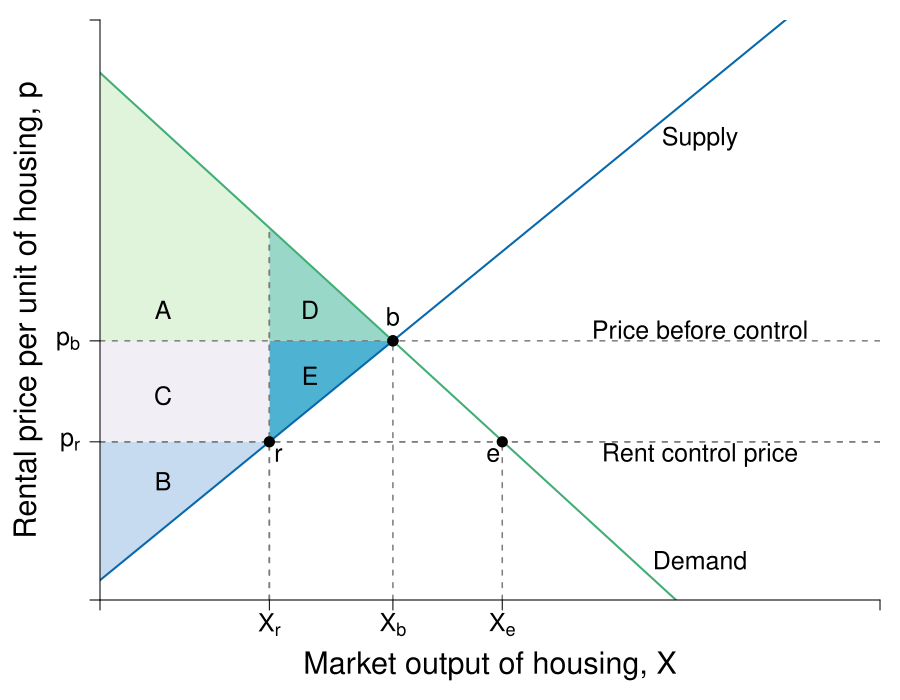

Recreate this plot in R.
require(shape)
pdf(file = "public_mechanism/landlord_rc.pdf", width = 9, height = 7)

# Set parameters for graphics
axislabelsize <- 1.8
labelsize <- 1.5
namesize <- 1.8
annotatesize <- 1.5
graphlinewidth <- 2
segmentlinewidth <- 1.5

COL <- c("#7fc97f", "#beaed4", "#fdc086", "#ffff99", "#386cb0", "#f0027f", "#bf5b17", "#666666")
COLA <- c("#e0f3db", "#99d8c9","#66c2a4","#41ae76", "#238b45", "#005824")
COLB <- c("#c6dbef", "#4eb3d3", "#2b8cbe", "#0868ac","#084081")
COLC <- c("#fcfbfd", "#efedf5", "#dadaeb", "#bcbddc", "#9e9ac8", "#807dba", "#6a51a3", "#54278f", "#3f007d")
grays <- gray.colors(25, start = 1, end = 0, alpha = 1)

par(mar =  c(5, 5, 1, 1))

Demand <- function(x, rmax = 20, xmax = 12, n = 8) {
  rmax - (rmax/(n*xmax))*x
}

mrsA <- function(x, rmax = 20, xmax = 10) {
  rmax - (rmax/xmax)*x
}

#uA <- function(x, y, rmax, rmax = 20, xmax = 10) {
#  y + rmax*x - (1/2)(rmax/xmax)*x^2
#}


Supply <- function(x, c1 = 0.75, c2 = 0.0465){
  c1 + 4*c2*x
}

xlims <- c(0, 130)
ylims <- c(0, 22)

npts <- 501 
x <- seq(xlims[1], xlims[2], length.out = npts)
y <- seq(ylims[1], ylims[2], length.out = npts) 
a <- c(46.08, 55, 64)
b <- c(46.08, 55, 64)

plot(0, 0, xlim = xlims, ylim = ylims, type = "n",
     xlab = expression(paste("")),
     ylab = expression(paste("")), 
     xaxt = "n", 
     yaxt = "n", 
     cex.lab = axislabelsize, 
     bty = "n",
     xaxs = "i", 
     yaxs = "i")


ticksy <- c(0, 6, 9.83, ylims[2])
ylabels <- c(NA, expression(paste(p[r])), expression(paste(p[b])), NA)
ticksx <- c(0, 28.226, 48.817, 48.817 +18.226, xlims[2])
xlabels <- c(NA, expression(paste(X[r])), expression(paste(X[b])), expression(paste(X[e])), NA)


npts <- 500 
xx1 <- seq(xlims[1], xlims[2], length.out = npts)

#Draw the polygon for landlord surplus
xpoly1 <- c(0, 28.226, 0, 0)
ypoly1 <- c(0.75, 6, 6, 0.75)
polygon(x = xpoly1, y = ypoly1, col=COLB[1], density=NULL, border = NA)

#Draw the polygon for renter surplus
xpoly2 <- c(0, 0, 28.226, 28.226)
ypoly2 <- c(6, 20, 14.1196, 6)
polygon(x = xpoly2, y = ypoly2, col=COLA[1], density=NULL, border = NA)

#Draw the polygon for renter loss
xpoly3 <- c(28.226, 28.226, 48.817)
ypoly3 <- c( 9.83, 14.1196, 9.83)
polygon(x = xpoly3, y = ypoly3, col=COLA[2], density=NULL, border = NA)

#Draw the polygon for LL loss
xpoly4 <- c(28.226, 28.226, 48.817)
ypoly4 <- c(6, 9.83, 9.83)
polygon(x = xpoly4, y = ypoly4, col=COLB[2], density=NULL, border = NA)

#Label point b
points(48.817, 9.83, pch = 16, col = "black", cex = 1.5)
text(48.817, 10.75, expression(paste(b)), xpd = TRUE, cex = labelsize)


# CHANGE THIS COLOR

# Draw now renters surplus
xpoly5 <- c(0, 0, 28.226, 28.226)
ypoly5 <- c(9.83, 6, 6, 9.83)
polygon(x = xpoly5, y = ypoly5, col= "#f1eef6", density=NULL, border = NA)

#text(51, 5.5, expression(paste("Landlord Surplus Lost")), xpd = TRUE, cex = labelsize) 

#Segments
segments(0, 9.83, xlims[2], 9.83, lty = 2, grays[20] , lwd = segmentlinewidth)
segments(48.817, 0, 48.817, 9.83, lty = 2, col = grays[20] , lwd = segmentlinewidth)

segments(0, 6, xlims[2], 6, lty = 2, grays[20] , lwd = segmentlinewidth)
segments(28.226, 0, 28.226, 14.1196, lty = 2, grays[20] , lwd = segmentlinewidth)

#Lines for mrs graph
lines(xx1, Demand(xx1), col = COLA[4], lwd = graphlinewidth)
lines(xx1, Supply(xx1), col = COLB[4], lwd = graphlinewidth)

# Points
points(48.817, 9.83, pch = 16, col = "black", cex = 1.5)

segments(48.817 +18.226, 0, 48.817 +18.226, 6, lty = 2, col = grays[20] , lwd = segmentlinewidth)


segments(0, 6, xlims[2], 6, lty = 2, grays[20] , lwd = segmentlinewidth)
segments(28.226, 0, 28.226, 14.1196, lty = 2, grays[20] , lwd = segmentlinewidth)

#Label axes
#mtext(expression(paste("Market output of housing, ", X)), side=1, line = 2.5, cex = axislabelsize)
text(0.5*xlims[2], -2.5, expression(paste("Market output of housing, ", X)), xpd = TRUE, cex = axislabelsize) 
text(-12, 0.5*ylims[2], expression(paste("Rental price per unit of housing, ", p)), xpd = TRUE, cex = axislabelsize, srt = 90) 
# 
points(28.226, 6, pch = 16, col = "black", cex = 1.5)
text(28.226 + 1.5, 6 - 0.5, expression(r), cex = labelsize)

points(48.817 +18.226, 6, pch = 16, col = "black", cex = 1.5)
text(48.817 +18.226 - 1.5, 6 - 0.5, expression(e), cex = labelsize)


#segments(4.11765, 6.17647, 5.88, 8.88, lty = 1, col = COL[2] , lwd = graphlinewidth)
text(100, 10.25, expression("Price before control"), cex = labelsize)
text(100, 5.5, expression(paste("Rent control price")), cex = labelsize)

# Arrows
#Arrows(48.817, 13, 40, 11, col = "black", lty = 1, lwd = 2, arr.type = "triangle", arr.lwd = 0.5)
#Arrows(38, 6.5, 38, 8, col = "black", lty = 1, lwd = 2, arr.type = "triangle", arr.lwd = 0.5)

# Labels
# text(10.5, 5.5, expression(paste("Landlord's")), xpd = TRUE, cex = labelsize)
# text(10.5, 4.5, expression(paste("Surplus")), xpd = TRUE, cex = labelsize)
# text(10.5, 11.25, expression(paste("Renter's")), xpd = TRUE, cex = labelsize) 
# text(10.5, 10.25, expression(paste("Surplus")), xpd = TRUE, cex = labelsize)
# text(50, 13.5, expression(paste("Renter's Surplus Lost")), xpd = TRUE, cex = labelsize) 
# text(38, 5.5, expression(paste("Landlord")), xpd = TRUE, cex = labelsize) 
# text(38, 4.5, expression(paste("Surplus Lost")), xpd = TRUE, cex = labelsize) 
# 
# text(10.5, 9.25, expression(paste("Was LL's")), xpd = TRUE, cex = labelsize) 
# text(10.5, 8.5, expression(paste("Surplus")), xpd = TRUE, cex = labelsize)
# text(11, 7.5, expression(paste("Now Renter's")), xpd = TRUE, cex = labelsize) 
# text(10.5, 6.5, expression(paste("Surplus")), xpd = TRUE, cex = labelsize)

text(10.5, 11, expression(paste("A")), xpd = TRUE, cex = labelsize)
text(10.5, 4.5, expression(paste("B")), xpd = TRUE, cex = labelsize)
text(10.5, 7.75, expression(paste("C")), xpd = TRUE, cex = labelsize)
text(35, 11, expression(paste("D")), xpd = TRUE, cex = labelsize)
text(35, 8.5, expression(paste("E")), xpd = TRUE, cex = labelsize)


#text(100, 10.25, expression("Price, Before"), cex = labelsize)
#text(100, 5.5, expression(paste("Rent Control Price")), cex = labelsize)

text(100, 1.5, expression("Demand"), cex = labelsize)
text(100, 17.5, expression("Supply"), cex = labelsize)

axis(1, at = ticksx, pos = 0, labels = xlabels, cex.axis = labelsize)
axis(2, at = ticksy, pos = 0, labels = ylabels, las = 1, cex.axis = labelsize)


dev.off()
